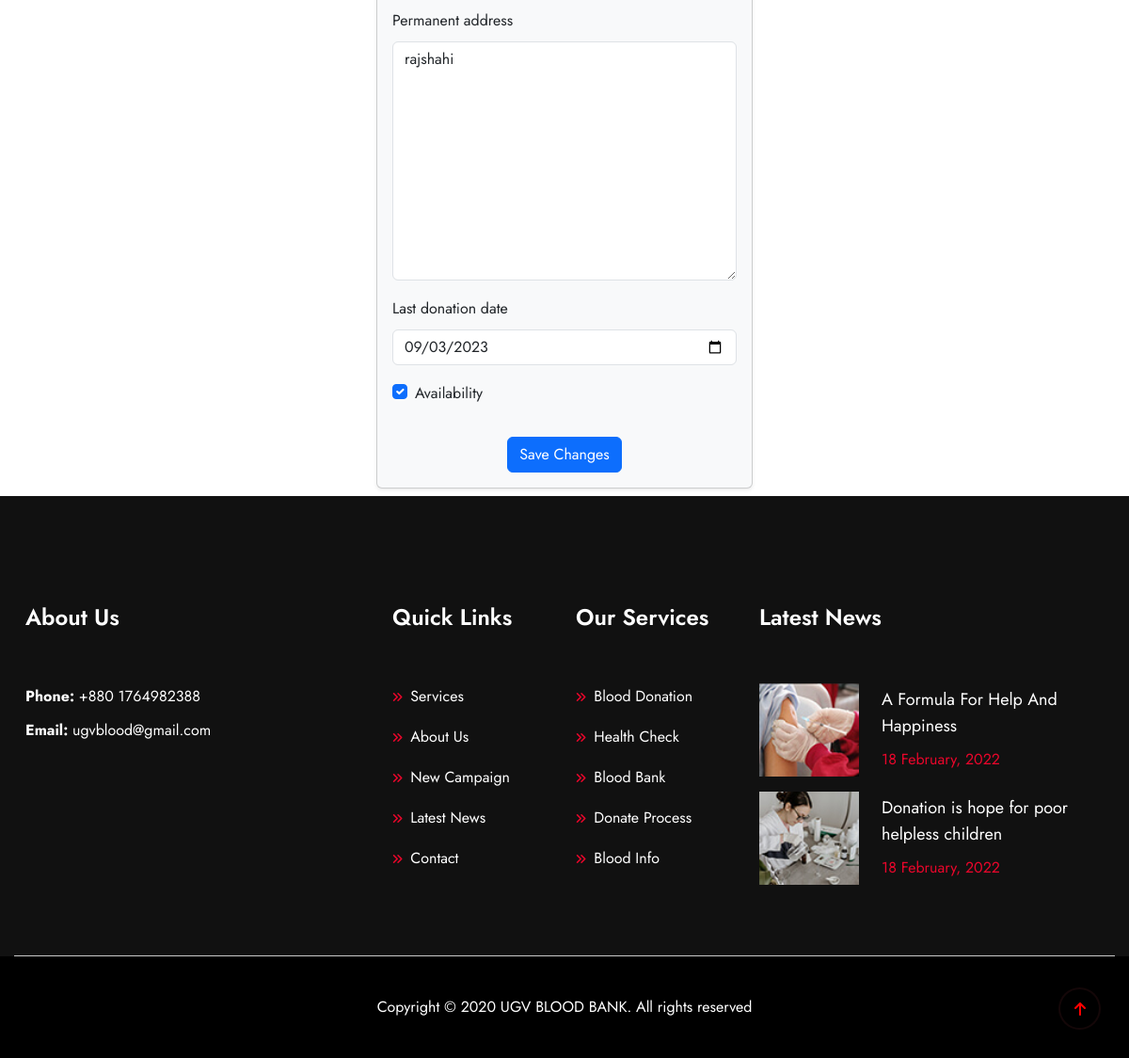
The page /manage-profile/ (signed in, lower part) on the database as committed earlier.
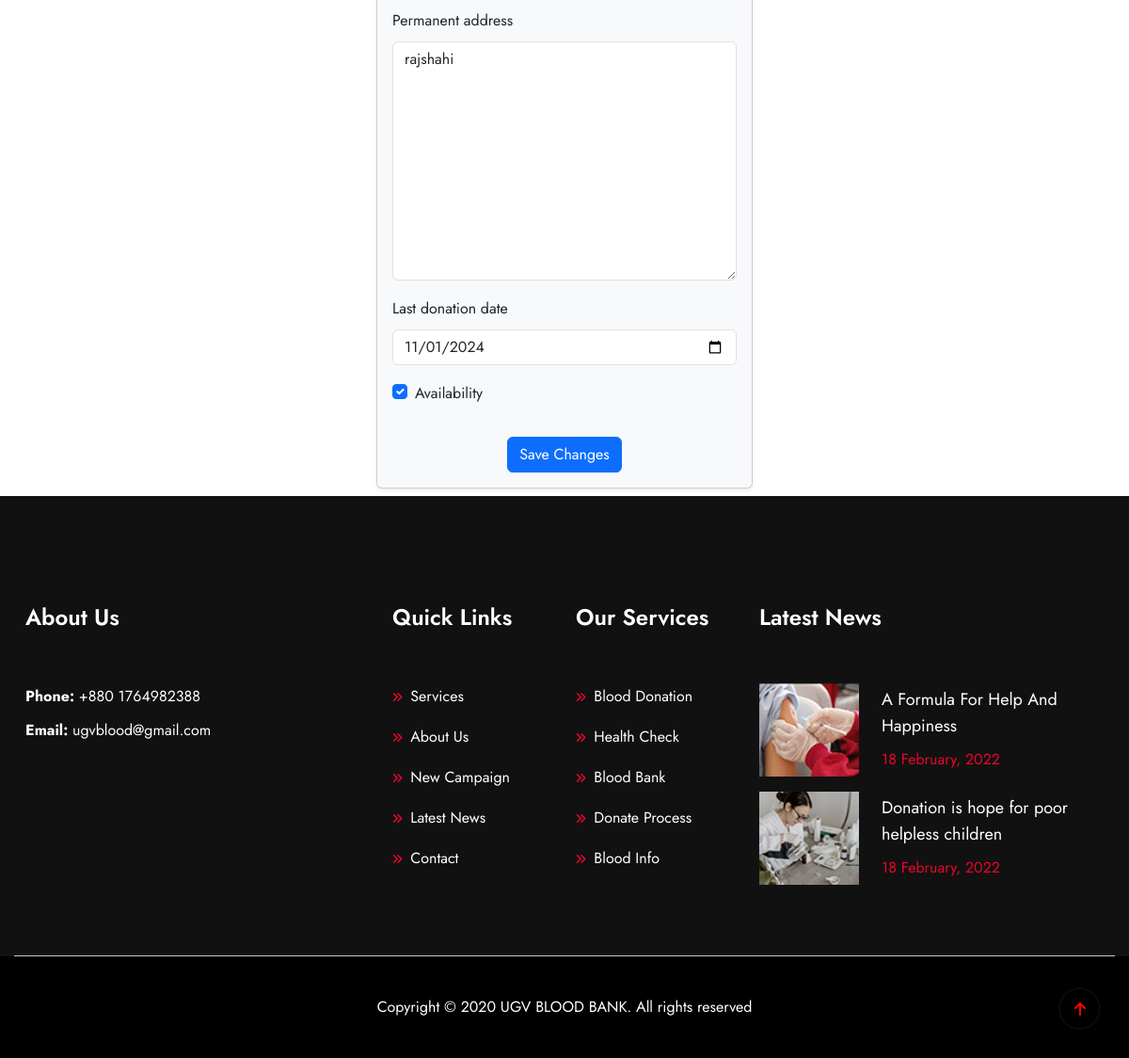
The same page on the database as committed later.
### blood/models.py (models this page shows, shortened)
class DonorProfile(models.Model):
    BLOOD_GROUP_CHOICES = [
        ('A+', 'A+'), ('A-', 'A-'),
        ('B+', 'B+'), ('B-', 'B-'),
        ('AB+', 'AB+'), ('AB-', 'AB-'),
        ('O+', 'O+'), ('O-', 'O-')
    ]
    GENDER_CHOICES = [
        ('M', 'Male'),
        ('F', 'Female'),
        ('O', 'Other'),
    ]
    user = models.OneToOneField(User, on_delete=models.CASCADE)
    full_name = models.CharField(max_length=80)
    profile_picture = models.ImageField(upload_to='profile_pics/', blank=True, null=True)
    blood_group = models.CharField(max_length=3, choices=BLOOD_GROUP_CHOICES)
    gender = models.CharField(max_length=1, choices=GENDER_CHOICES)  # New field for gender
    date_of_birth = models.DateField()
    phone_number = models.CharField(
        max_length=11,
        validators=[RegexValidator(regex=r'^\+?1?\d{9,15}$')]
    )
    present_address = models.TextField(max_length=400)
    permanent_address = models.TextField(max_length=400, blank=True, null=True)
    last_donation_date = models.DateField(blank=True, null=True)
    availability = models.BooleanField(default=True)  # To indicate if they are available for donation

### blood/views.py (the view)
# urls.py: path('manage-profile/', manage_profile, name='manage_profile'),
@login_required(login_url='login')
def manage_profile(request):
    try:
        donor_profile = DonorProfile.objects.get(user=request.user)
        is_new_profile = False
    except DonorProfile.DoesNotExist:
        donor_profile = None
        is_new_profile = True
    if request.method == 'POST':
        form = DonorProfileForm(request.POST, request.FILES, instance=donor_profile)
        if form.is_valid():
            donor_profile = form.save(commit=False)
            if is_new_profile:
                donor_profile.user = request.user  # Associate the new profile with the logged-in user
            donor_profile.save()
            messages.success(request, "Your profile has been saved successfully!")
            return redirect('my_details')  # Redirect to a profile detail view
    else:
        form = DonorProfileForm(instance=donor_profile)
    return render(request, 'manage_profile.html', {'form': form, 'is_new_profile': is_new_profile})

### blood/forms.py (shortened to what this page needs)
class DonorProfileForm(forms.ModelForm):
    class Meta:
        model = DonorProfile
        fields = ['full_name', 'profile_picture', 'blood_group', 'gender', 'date_of_birth',
                  'phone_number', 'present_address', 'permanent_address',
                  'last_donation_date', 'availability']
        widgets = {
            'date_of_birth': forms.DateInput(attrs={'type': 'date', 'class': 'form-control'}),
            'last_donation_date': forms.DateInput(attrs={'type': 'date', 'class': 'form-control'}),
            'profile_picture': forms.ClearableFileInput(attrs={'class': 'form-control'}),
            'availability': forms.CheckboxInput(attrs={'class': 'form-check-input'}),
        }

### templates/manage_profile.html (shortened to what this page needs)
{% extends "base.html" %}
{% load static %}
{% load crispy_forms_tags %}
{% block content %}
<div class="container mb-2">
    <div class="card shadow-sm rounded" style="max-width: 400px; margin: auto; background-color: #f8f9fa;">
        <div class="card-body">
            <form method="post" enctype="multipart/form-data">
                {{ form|crispy }}
                <div class="text-center">
                    <button type="submit" class="btn btn-primary mt-3">Save Changes</button>
                </div>
            </form>
        </div>
    </div>
</div>
{% endblock %}

Rows that differ between the two databases and show on the page:
changed DonorProfile "rajshahi": last_donation_date "09/03/2023" → "11/01/2024"
